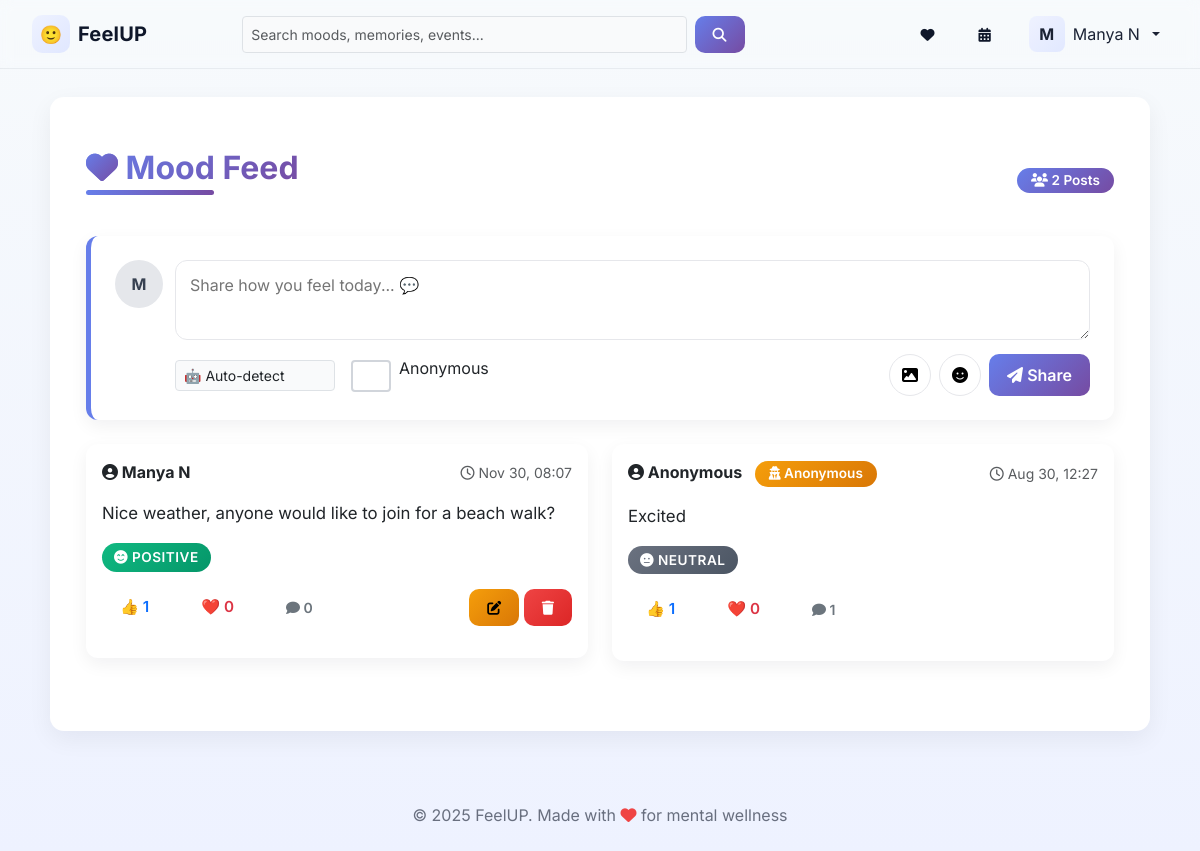
The page /mood (signed in) on the database its author committed.
### app.py (models this page shows, shortened)
class User(db.Model, UserMixin):
    id = db.Column(db.Integer, primary_key=True)
    name = db.Column(db.String(120))
    email = db.Column(db.String(150), unique=True, nullable=False)
    password_hash = db.Column(db.String(200), nullable=False)
    created_at = db.Column(db.DateTime, default=datetime.utcnow)

class MoodPost(db.Model):
    id = db.Column(db.Integer, primary_key=True)
    user_id = db.Column(db.Integer, db.ForeignKey('user.id'), nullable=True)
    username = db.Column(db.String(120))
    content = db.Column(db.Text, nullable=False)
    emotion = db.Column(db.String(50))
    anonymous = db.Column(db.Boolean, default=False)
    created_at = db.Column(db.DateTime, default=datetime.utcnow)
    reactions = db.Column(db.PickleType, default=dict)
    comments = db.relationship('Comment', backref='mood', cascade="all, delete-orphan")
    likes = db.relationship('Like', backref='mood', cascade="all, delete-orphan")

### app.py (the view, shortened to what this page needs)
@app.route('/mood', methods=['GET','POST'])
@login_required
def mood_feed():
    user = current_user()
    moods = MoodPost.query.order_by(MoodPost.created_at.desc()).all()
    return render_template('mood_feed.html', moods=moods, user=user)

### app.py (called while the page is built)
@login_manager.user_loader
def load_user(user_id):
    try:
        return User.query.get(int(user_id))
    except Exception:
        return None

def current_user():
    try:
        if flask_current_user and flask_current_user.is_authenticated:
            return flask_current_user
    except Exception:
        pass
    uid = session.get('user_id')
    if uid:
        return User.query.get(uid)
    return None

### templates/mood_feed.html (shortened to what this page needs)
{% extends "base.html" %}
{% block content %}
<div class="container mt-4">
  <div class="d-flex justify-content-between align-items-center mb-4">
    <h2><i class="fas fa-heart gradient-text"></i> Mood Feed</h2>
    <span class="badge badge-primary"><i class="fas fa-users"></i> {{ moods|length }} Posts</span>
  </div>
  <div class="card p-4 mb-4 shadow-hover" style="border-left: 5px solid #667eea;" id="new-post">
    <div class="composer">
      <div class="avatar">{{ user.name[0]|upper if user else 'U' }}</div>
      <div class="composer-body">
        <form method="POST">
          <textarea name="content" placeholder="Share how you feel today... 💬" required></textarea>
          <div class="composer-actions">
            <div class="d-flex gap-2 align-items-center">
              <select name="emotion" class="form-select form-select-sm" style="width:160px;">
                <option value="">🤖 Auto-detect</option>
              </select>
              <div class="form-check ms-2">
                <input type="checkbox" class="form-check-input" name="anonymous" id="anonCheck">
                <label class="form-check-label" for="anonCheck">Anonymous</label>
              </div>
            </div>
            <div class="ms-auto d-flex gap-2">
              <button type="button" class="quick-action" title="Add image"><i class="fas fa-image"></i></button>
              <button type="button" class="quick-action" title="Add mood sticker"><i class="fas fa-smile"></i></button>
              <button class="btn btn-primary" type="submit"><i class="fas fa-paper-plane"></i> Share</button>
            </div>
          </div>
        </form>
      </div>
    </div>
  </div>
  <div class="row">
    {% for mood in moods %}
    <div class="col-md-6 mb-4">
      <div class="card p-3 shadow-hover mood-card">
        <div class="d-flex justify-content-between align-items-center mb-3">
          <div>
            <strong><i class="fas fa-user-circle"></i> {{ mood.username }}</strong>
            {% if mood.anonymous %}
              <span class="badge badge-warning ms-2"><i class="fas fa-user-secret"></i> Anonymous</span>
            {% endif %}
          </div>
          <small class="text-muted"><i class="far fa-clock"></i> {{ mood.created_at.strftime('%b %d, %H:%M') }}</small>
        </div>
        <p style="font-size: 1.05rem; line-height: 1.6;">{{ mood.content }}</p>
        <div class="mb-3">
          {% if mood.emotion == 'positive' %}
            <span class="emotion-badge emotion-positive"><i class="fas fa-smile-beam"></i> {{ mood.emotion }}</span>
          {% elif mood.emotion == 'negative' %}
            <span class="emotion-badge emotion-negative"><i class="fas fa-sad-tear"></i> {{ mood.emotion }}</span>
          {% else %}
            <span class="emotion-badge emotion-neutral"><i class="fas fa-meh"></i> {{ mood.emotion }}</span>
          {% endif %}
        </div>
        <div class="d-flex justify-content-between align-items-center mb-3">
          <div class="d-flex gap-2">
            <form method="POST" action="{{ url_for('react_to_mood', post_id=mood.id, emoji='👍') }}" style="display:inline;">
              <button class="btn btn-sm btn-outline-primary reaction-btn" type="submit">
                👍 <span class="count">{{ mood.reactions.get('👍',0) }}</span>
              </button>
            </form>
            <form method="POST" action="{{ url_for('react_to_mood', post_id=mood.id, emoji='❤️') }}" style="display:inline;">
              <button class="btn btn-sm btn-outline-danger reaction-btn" type="submit">
                ❤️ <span class="count">{{ mood.reactions.get('❤️',0) }}</span>
              </button>
            </form>
            <button class="btn btn-sm btn-outline-secondary" data-bs-toggle="collapse" data-bs-target="#comments-{{ mood.id }}">
              <i class="fas fa-comment"></i> {{ mood.comments|length }}
            </button>
          </div>
          <div>
            {% if user and mood.user_id == user.id %}
            <a href="{{ url_for('edit_mood', post_id=mood.id) }}" class="btn btn-sm btn-warning">
              <i class="fas fa-edit"></i>
            </a>
            <a href="{{ url_for('delete_mood', post_id=mood.id) }}" class="btn btn-sm btn-danger" onclick="return confirm('Delete this mood?')">
              <i class="fas fa-trash"></i>
            </a>
            {% endif %}
          </div>
        </div>
      </div>
    </div>
    {% endfor %}
  </div>
</div>
{% endblock %}

### templates/base.html (shortened to what this page needs)
<!DOCTYPE html>
<html lang="en">
<head>
  <link href="https://cdn.jsdelivr.net/npm/bootstrap@5.3.2/dist/css/bootstrap.min.css" rel="stylesheet">
  <link rel="stylesheet" href="{{ url_for('static', filename='style.css') }}">
  <link rel="stylesheet" href="https://cdnjs.cloudflare.com/ajax/libs/font-awesome/6.4.0/css/all.min.css">
</head>
<body>
  {% include 'navbar.html' %}
  <main class="container main-container px-0">
    <div class="content-wrap px-3 px-md-4">
      {% block content %}{% endblock %}
    </div>
  </main>
  <footer class="text-center py-4 mt-5 footer-minimal">
    <div class="container">
      <p class="mb-0">&copy; 2025 FeelUP. Made with <i class="fas fa-heart" style="color: #ef4444;"></i> for mental wellness</p>
    </div>
  </footer>
</body>
</html>

### templates/navbar.html (shortened to what this page needs)
<nav class="navbar navbar-expand-md bg-transparent py-2" aria-label="Main Navigation">
  <div class="container-fluid align-items-center">
    <a class="navbar-brand d-flex align-items-center gap-2" href="{{ url_for('dashboard') }}">
      <div class="brand-mark d-flex align-items-center justify-content-center">🙂</div>
      <span class="brand-text">FeelUP</span>
    </a>
    <div class="collapse navbar-collapse" id="mainNav">
      <form class="d-flex mx-auto w-50" action="{{ url_for('mood_feed') }}" method="GET" role="search" aria-label="Search posts">
        <input class="form-control form-control-sm me-2" type="search" placeholder="Search moods, memories, events..." aria-label="Search" name="q">
        <button class="btn btn-sm btn-primary" type="submit"><i class="fas fa-search"></i></button>
      </form>
      <ul class="navbar-nav ms-auto d-flex align-items-center">
        <li class="nav-item me-2">
          <a class="btn btn-sm btn-outline-light" href="{{ url_for('mood_feed') }}" aria-label="Mood Feed"><i class="fas fa-heart"></i></a>
        </li>
        <li class="nav-item me-2">
          <a class="btn btn-sm btn-outline-light" href="{{ url_for('events') }}" aria-label="Events"><i class="fas fa-calendar-alt"></i></a>
        </li>
        {% if user %}
        <li class="nav-item dropdown ms-1">
          <a class="nav-link dropdown-toggle d-flex align-items-center gap-2" href="#" id="profileMenu" role="button" data-bs-toggle="dropdown" aria-expanded="false">
            <div class="avatar-sm">{{ user.name[0]|upper }}</div>
            <span class="d-none d-md-inline">{{ user.name }}</span>
          </a>
        </li>
        {% else %}
        <li class="nav-item"><a class="nav-link" href="{{ url_for('index') }}">Login</a></li>
        <li class="nav-item"><a class="nav-link" href="{{ url_for('register') }}">Register</a></li>
        {% endif %}
      </ul>
    </div>
  </div>
</nav>

### rows shown on the page
User: name "M", name "Manya N"
MoodPost: username "Manya N", created_at "Nov 30, 08:07", content "Nice weather, anyone would like to join for a beach walk?", emotion "POSITIVE", reactions.get "1", reactions.get "0", comments|length "0"
MoodPost: username "Anonymous", anonymous True (drawn), created_at "Aug 30, 12:27", content "Excited", emotion "NEUTRAL", reactions.get "1", reactions.get "0", comments|length "1"

### other values the page prints
{{ moods|length }} "2"
